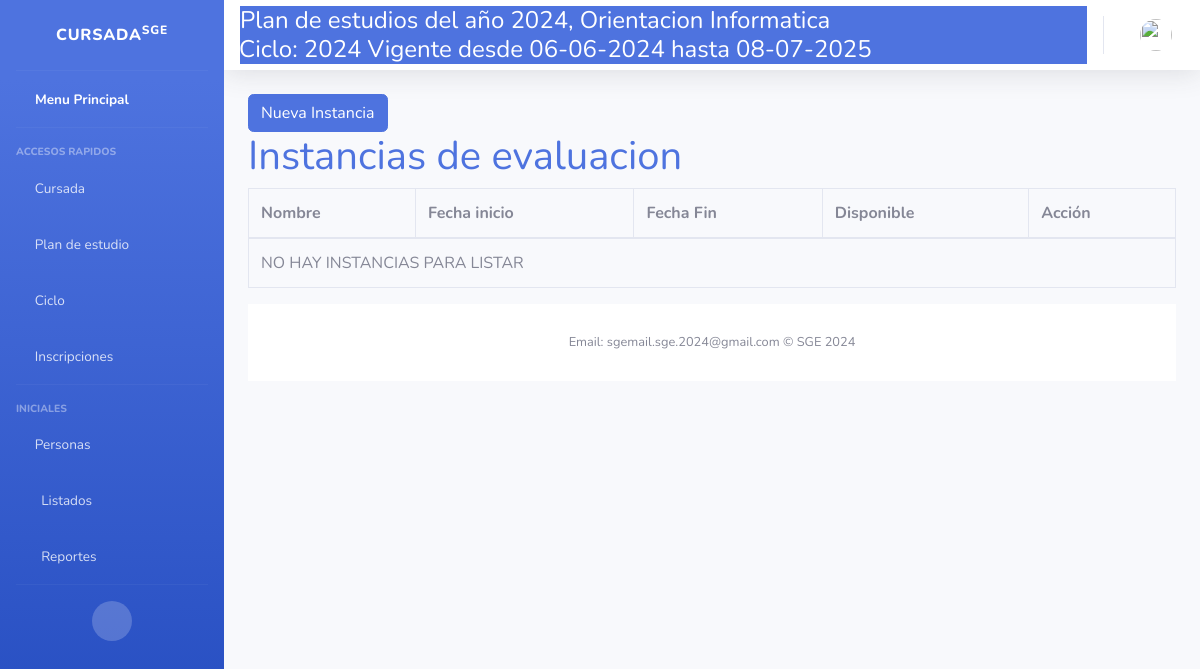
/Clases/verInstancias, run on an earlier commit of the app's database.
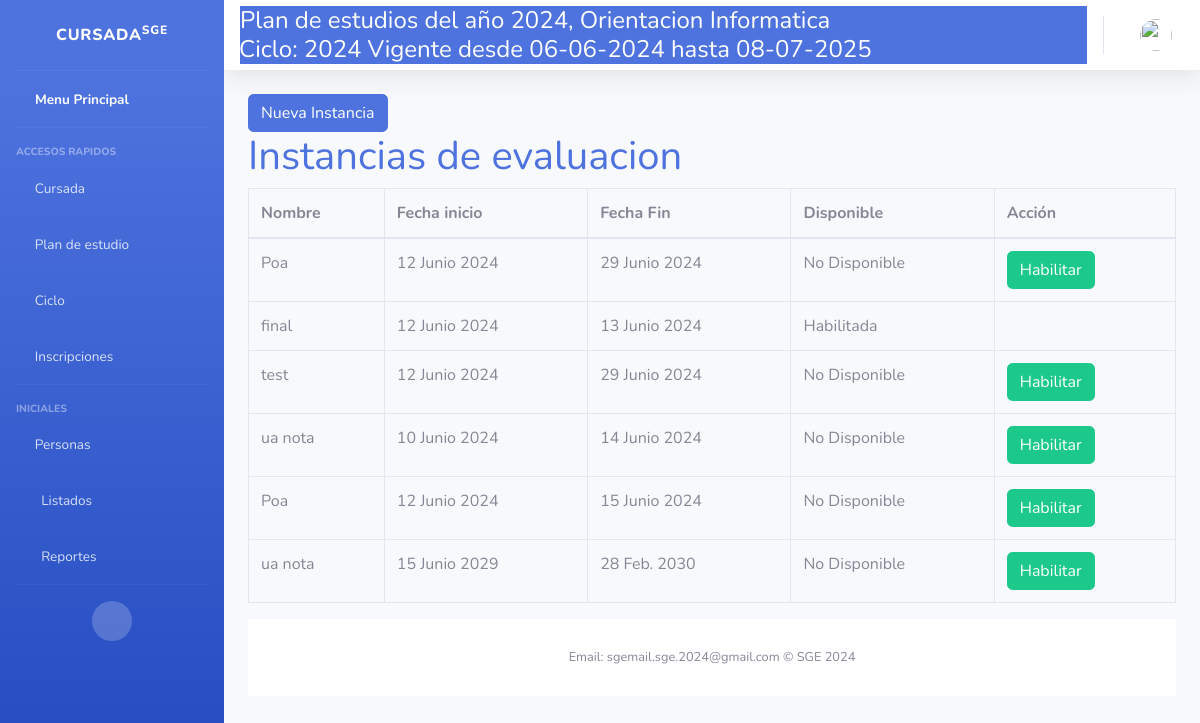
And on a later commit of the database.
### Core/models.py (models this page shows, shortened)
class PlanDeEstudios(models.Model):
    MAXCODIGO=20
    MAXANIO=4
    MAXORIENTACION= 50
    MAXNIVEL= 50
    MAXDESCRIPCION=50
    codigo= models.CharField(
        help_text="Ej: 123456",
        unique=True,
        max_length=MAXCODIGO,
        null=False,
        blank=False,
        error_messages={
            'blank': "El nombre es obligatorio"
        }
    )
    anio = models.CharField(
        help_text="Ej: 2024",
        unique=False,
        max_length=MAXANIO,
        null=True,
        blank=False,
        default= 1,
        error_messages={
            'blank': "el anio es obligatorio"
        }
    )
    orientacion = models.CharField(
        help_text="Ej: Profesorado de educacion primaria",
        unique=False,
        max_length=MAXORIENTACION,
        null=False,
        blank=False,
        primary_key=False,
        error_messages={
            'blank': "la orientacion es obligatoria"
        }
    )
    nivel = models.CharField(
        help_text="Ej: Primario",
        unique=False,
        max_length= MAXORIENTACION,
        null=False,
        blank=False,
        error_messages={
            'blank': "El nivel es obligatorio"
        }
    )
    descripcion = models.CharField(
        help_text="Ej: descripcion del plan de estudios",
        unique=False,
        max_length= MAXDESCRIPCION,
        null=False,
        blank=True,
    )
    esActual = models.BooleanField(
        default= True
    )
    implementado = models.BooleanField(
        default= False
    )
    cantidadAnios = models.PositiveIntegerField()
    def __str__(self):
        return "Plan de estudios del año {0}, Orientacion {1}".format(self.anio, self.orientacion)

class Ciclo (models.Model):
    anioCalendario = models.CharField(
        help_text="Ej: 2024",
        max_length=4,
        unique= True)
    fechaInicio = models.DateField(help_text="Ej: 16/02/2024",
                                   default=now)
    plan = models.ForeignKey(PlanDeEstudios, blank=False, on_delete=models.CASCADE)
    fechaFin = models.DateField(help_text="Ej: 28/11/2024",)
    esActual = models.BooleanField(
        default= True
    )
    def __str__(self):
        return "{0} Vigente desde {1} hasta {2}".format(self.anioCalendario,self.fechaInicio.strftime("%d-%m-%Y"), self.fechaFin.strftime("%d-%m-%Y"))

class Instancia(models.Model):
    ciclo = models.ForeignKey(Ciclo, on_delete=models.CASCADE)
    nombre = models.CharField(help_text="Ej: Nota Final"
                              ,max_length= 50)
    disponible = models.BooleanField(default = False)
    fecha_inicio = models.DateField(help_text="Ej: 16/02/2024",
                                   default=now)
    fecha_fin = models.DateField(help_text="Ej: 16/02/2024")

### Clases/views.py (the view)
class instancias_list(ListView):
    model = Instancia
    template_name = 'Calificacion/instancias.html'

### Clases/templates/Calificacion/instancias.html (shortened to what this page needs)
{% extends 'index.html' %}
{% load bootstrap5 %}
{% block content %}
    <div class="content">
        <a href="/Clases\altaInstancia">
            <button class="btn btn-primary">Nueva Instancia</button>
        </a>
        <h1><a href="#">Instancias de evaluacion</a></h1>
        <div class="hidden orden-listado">
            <div class="flex-md-column-reverse">
                <table class="table table-bordered table-hover">
                    <thead class="hidden orden-listado">
                        <tr class="table-hover">
                            <th>Nombre</th>
                            <th>Fecha inicio</th>
                            <th>Fecha Fin</th>
                            <th>Disponible</th>
                            <th>Acción</th>
                        </tr>
                    </thead>
                    <tbody>
                        {% block tabla %}
                            {% if object_list %}
                                {% for instancia in object_list %}
                                    <tr>
                                        <td>{{ instancia.nombre }}</td>
                                        <td>{{ instancia.fecha_inicio }}</td>
                                        <td>{{ instancia.fecha_fin }}</td>
                                        {% if instancia.disponible %}
                                            <td>Habilitada</td>
                                        {% else %}
                                        <td>No Disponible</td>
                                        {% endif %}
                                        <td>
                                            {% if not instancia.disponible %}
                                                <button class="btn btn-success btn-habilitar" data-instancia-id="{{ instancia.id }}" data-bs-toggle="modal" data-bs-target="#habilitarModal">Habilitar</button>
                                            {% endif %}
                                        </td>
                                    </tr>
                                {% endfor %}
                            {% else %}
                                <tr>
                                    <td colspan="5">NO HAY INSTANCIAS PARA LISTAR</td>
                                </tr>
                            {% endif %}
                        {% endblock tabla %}
                    </tbody>
                </table>
            </div>
        </div>
    </div>
{% endblock %}

### principal/templates/index.html (shortened to what this page needs)
<!DOCTYPE html>
<html lang="en">
<head>
    <link href="https://cdn.jsdelivr.net/npm/bootstrap@5.2.3/dist/css/bootstrap.min.css" rel="stylesheet">
    <link href= "{% static 'vendor/fontawesome-free/css/all.min.css' %}" rel="stylesheet" type="text/css">
    <link href="{% static 'css/sb-admin-2.min.css' %}" rel="stylesheet">
    {% load bootstrap5 %}
</head>
{% block sidebar %}
<body id="page-top">
    <div id="wrapper">
        <ul class="navbar-nav bg-gradient-primary sidebar sidebar-dark accordion" id="accordionSidebar">
            <a class="sidebar-brand d-flex align-items-center justify-content-center" href="/">
                <div class="sidebar-brand-text mx-3">Cursada<sup>SGE</sup></div>
            </a>
            <hr class="sidebar-divider my-0">
            <li class="nav-item active">
                <a class="nav-link" href="/">
                    <i class="fas fa-school "></i>
                    <span>Menu Principal</span></a>
            </li>
            <hr class="sidebar-divider">
            <div class="sidebar-heading">
                Accesos Rapidos
            </div>
            {% if request.hayCicloActivo %}
            <li class="nav-item">
                <a class="nav-link collapsed" href="#" data-toggle="collapse" data-target="#collapseTree"
                    aria-expanded="true" aria-controls="collapseTwo">
                    <i class="far fa-file"></i>
                    <span>Cursada</span>
                </a>
            </li>
            {% endif %}
            <li class="nav-item">
                <a class="nav-link collapsed" href="#" data-toggle="collapse" data-target="#collapseTwo"
                    aria-expanded="true" aria-controls="collapseTwo">
                    <i class="far fa-calendar-alt "></i>
                    <span>Plan de estudio</span>
                </a>
            </li>
            {% if request.hayPlan %}
            <li class="nav-item">
                <a class="nav-link collapsed" href="#" data-toggle="collapse" data-target="#collapseCiclo"
                    aria-expanded="true" aria-controls="collapseTwo">
                    <i class="fas fa-chalkboard-teacher"></i>
                    <span>Ciclo</span>
                </a>
            </li>
            {% endif %}
            {% if request.hayCicloActivo %}
            <li class="nav-item">
                <a class="nav-link collapsed" href="#" data-toggle="collapse" data-target="#collapseUtilities"
                    aria-expanded="true" aria-controls="collapseUtilities">
                    <i class="fas fa-user-check"></i>
                    <span>Inscripciones</span>
                </a>
            </li>
            {% endif %}
            <hr class="sidebar-divider">
            <div class="sidebar-heading">
                Iniciales
            </div>
            <li class="nav-item">
                <a class="nav-link collapsed" href="#" data-toggle="collapse" data-target="#collapsePages"
                    aria-expanded="true" aria-controls="collapsePages">
                    <i class="fas fa-user-graduate fa-folder"></i>
                    <span>Personas</span>
                </a>
            </li>
            <li class="nav-item">
                <a class="nav-link collapsed" href="#" data-toggle="collapse" data-target="#collapseList"
                    aria-expanded="true" aria-controls="collapsePages">
                    <i class="fas fa-fw fa-table"></i>
                    <span>Listados</span>
                </a>
            </li>
            <li class="nav-item">
                <a class="nav-link collapsed" href="#" data-toggle="collapse" data-target="#collapseRep"
                    aria-expanded="true" aria-controls="collapsePages">
                    <i class="fas fa-fw fa-chart-area"></i>
                    <span>Reportes</span>
                </a>
            </li>
            <hr class="sidebar-divider d-none d-md-block">
            <div class="text-center d-none d-md-inline">
                <button class="rounded-circle border-0" id="sidebarToggle"></button>
            </div>
            {% endblock sidebar %}
        </ul>
        <div id="content-wrapper" class="d-flex flex-column">
            <div id="content">
<nav class="navbar navbar-expand navbar-light bg-white topbar mb-4 static-top shadow">
    <div class="input-group btn-primary d-flex flex-column">
        <h4 class="mb-0">{{request.plan}}</h4>
        <h4 class="mb-0">Ciclo: {{request.ciclo}}</h4>
    </div>
    <ul class="navbar-nav ml-auto">
        <li class="nav-item dropdown no-arrow">
            <a class="nav-link dropdown-toggle" href="#" id="userDropdown" role="button"
                data-toggle="dropdown" aria-haspopup="true" aria-expanded="false">
                <img class="img-profile rounded-circle" src="{% static 'img/undraw_profile.svg' %}">
            </a>
        </li>
    </ul>
</nav>
                <div class="container-fluid">
                {% block content %}{% endblock content %}
    {% block footer %}
    <footer class="sticky-footer bg-white">
        <div class="container my-auto">
            <div class="copyright text-center my-auto">
                <span>Email: sgemail.sge.2024@gmail.com &copy; SGE 2024</span>
            </div>
        </div>
    </footer>
    {% endblock footer %}
        </div>
</body>
</html>

What changed in the data, as far as the page shows it:
added Instancia: nombre "Poa", fecha_inicio "12 Junio 2024", fecha_fin "29 Junio 2024", disponible "No Disponible"
added Instancia: nombre "final", fecha_inicio "12 Junio 2024", fecha_fin "13 Junio 2024", disponible "Habilitada"
added Instancia: nombre "test", fecha_inicio "12 Junio 2024", fecha_fin "29 Junio 2024", disponible "No Disponible"
added Instancia: nombre "ua nota", fecha_inicio "10 Junio 2024", fecha_fin "14 Junio 2024", disponible "No Disponible"
added Instancia: nombre "Poa", fecha_inicio "12 Junio 2024", fecha_fin "15 Junio 2024", disponible "No Disponible"
added Instancia: nombre "ua nota", fecha_inicio "15 Junio 2029", fecha_fin "28 Feb. 2030", disponible "No Disponible"
Also different on the page:
text no longer shown: "NO HAY INSTANCIAS PARA LISTAR"
